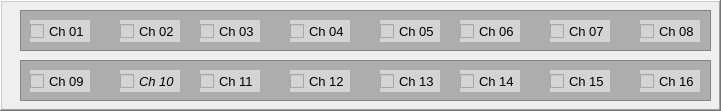
   <widget class="QFrame" name="frame_9">
    <property name="geometry">
     <rect>
      <x>10</x>
      <y>590</y>
      <width>721</width>
      <height>111</height>
     </rect>
    </property>
    <property name="frameShape">
     <enum>QFrame::WinPanel</enum>
    </property>
    <property name="frameShadow">
     <enum>QFrame::Raised</enum>
    </property>
    <property name="lineWidth">
     <number>3</number>
    </property>
    <widget class="QFrame" name="frame_10">
     <property name="geometry">
      <rect>
       <x>20</x>
       <y>10</y>
       <width>691</width>
       <height>41</height>
      </rect>
     </property>
     <property name="styleSheet">
      <string notr="true">background-color: rgb(173, 173, 173);</string>
     </property>
     <property name="frameShape">
      <enum>QFrame::StyledPanel</enum>
     </property>
     <property name="frameShadow">
      <enum>QFrame::Raised</enum>
     </property>
     <widget class="QCheckBox" name="checkBox_ch_1">
      <property name="geometry">
       <rect>
        <x>10</x>
        <y>10</y>
        <width>60</width>
        <height>22</height>
       </rect>
      </property>
      <property name="font">
       <font>
        <pointsize>10</pointsize>
       </font>
      </property>
      <property name="styleSheet">
       <string notr="true">background-color: rgb(212, 212, 212);</string>
      </property>
      <property name="text">
       <string>Ch 01</string>
      </property>
      <property name="checkable">
       <bool>false</bool>
      </property>
     </widget>
     <widget class="QCheckBox" name="checkBox_ch_2">
      <property name="geometry">
       <rect>
        <x>100</x>
        <y>10</y>
        <width>60</width>
        <height>22</height>
       </rect>
      </property>
      <property name="font">
       <font>
        <pointsize>10</pointsize>
       </font>
      </property>
      <property name="styleSheet">
       <string notr="true">background-color: rgb(212, 212, 212);</string>
      </property>
      <property name="text">
       <string>Ch 02</string>
      </property>
      <property name="checkable">
       <bool>false</bool>
      </property>
     </widget>
     <widget class="QCheckBox" name="checkBox_ch_3">
      <property name="geometry">
       <rect>
        <x>180</x>
        <y>10</y>
        <width>60</width>
        <height>22</height>
       </rect>
      </property>
      <property name="font">
       <font>
        <pointsize>10</pointsize>
       </font>
      </property>
      <property name="styleSheet">
       <string notr="true">background-color: rgb(212, 212, 212);</string>
      </property>
      <property name="text">
       <string>Ch 03</string>
      </property>
      <property name="checkable">
       <bool>false</bool>
      </property>
     </widget>
     <widget class="QCheckBox" name="checkBox_ch_4">
      <property name="geometry">
       <rect>
        <x>270</x>
        <y>10</y>
        <width>60</width>
        <height>22</height>
       </rect>
      </property>
      <property name="font">
       <font>
        <pointsize>10</pointsize>
       </font>
      </property>
      <property name="styleSheet">
       <string notr="true">background-color: rgb(212, 212, 212);</string>
      </property>
      <property name="text">
       <string>Ch 04</string>
      </property>
      <property name="checkable">
       <bool>false</bool>
      </property>
     </widget>
     <widget class="QCheckBox" name="checkBox_ch_5">
      <property name="geometry">
       <rect>
        <x>360</x>
        <y>10</y>
        <width>60</width>
        <height>22</height>
       </rect>
      </property>
      <property name="font">
       <font>
        <pointsize>10</pointsize>
       </font>
      </property>
      <property name="styleSheet">
       <string notr="true">background-color: rgb(212, 212, 212);</string>
      </property>
      <property name="text">
       <string>Ch 05</string>
      </property>
      <property name="checkable">
       <bool>false</bool>
      </property>
     </widget>
     <widget class="QCheckBox" name="checkBox_ch_6">
      <property name="geometry">
       <rect>
        <x>440</x>
        <y>10</y>
        <width>60</width>
        <height>22</height>
       </rect>
      </property>
      <property name="font">
       <font>
        <pointsize>10</pointsize>
       </font>
      </property>
      <property name="styleSheet">
       <string notr="true">background-color: rgb(212, 212, 212);</string>
      </property>
      <property name="text">
       <string>Ch 06</string>
      </property>
      <property name="checkable">
       <bool>false</bool>
      </property>
     </widget>
     <widget class="QCheckBox" name="checkBox_ch_7">
      <property name="geometry">
       <rect>
        <x>530</x>
        <y>10</y>
        <width>60</width>
        <height>22</height>
       </rect>
      </property>
      <property name="font">
       <font>
        <pointsize>10</pointsize>
       </font>
      </property>
      <property name="styleSheet">
       <string notr="true">background-color: rgb(212, 212, 212);</string>
      </property>
      <property name="text">
       <string>Ch 07</string>
      </property>
      <property name="checkable">
       <bool>false</bool>
      </property>
     </widget>
     <widget class="QCheckBox" name="checkBox_ch_8">
      <property name="geometry">
       <rect>
        <x>620</x>
        <y>10</y>
        <width>60</width>
        <height>22</height>
       </rect>
      </property>
      <property name="font">
       <font>
        <pointsize>10</pointsize>
       </font>
      </property>
      <property name="styleSheet">
       <string notr="true">background-color: rgb(212, 212, 212);</string>
      </property>
      <property name="text">
       <string>Ch 08</string>
      </property>
      <property name="checkable">
       <bool>false</bool>
      </property>
     </widget>
    </widget>
    <widget class="QFrame" name="frame_11">
     <property name="geometry">
      <rect>
       <x>20</x>
       <y>60</y>
       <width>691</width>
       <height>41</height>
      </rect>
     </property>
     <property name="styleSheet">
      <string notr="true">background-color: rgb(173, 173, 173);</string>
     </property>
     <property name="frameShape">
      <enum>QFrame::StyledPanel</enum>
     </property>
     <property name="frameShadow">
      <enum>QFrame::Raised</enum>
     </property>
     <widget class="QCheckBox" name="checkBox_ch_9">
      <property name="geometry">
       <rect>
        <x>10</x>
        <y>10</y>
        <width>60</width>
        <height>22</height>
       </rect>
      </property>
      <property name="font">
       <font>
        <pointsize>10</pointsize>
       </font>
      </property>
      <property name="styleSheet">
       <string notr="true">background-color: rgb(212, 212, 212);</string>
      </property>
      <property name="text">
       <string>Ch 09</string>
      </property>
      <property name="checkable">
       <bool>false</bool>
      </property>
     </widget>
     <widget class="QCheckBox" name="checkBox_ch_10">
      <property name="geometry">
       <rect>
        <x>100</x>
        <y>10</y>
        <width>60</width>
        <height>22</height>
       </rect>
      </property>
      <property name="font">
       <font>
        <pointsize>10</pointsize>
        <italic>true</italic>
       </font>
      </property>
      <property name="styleSheet">
       <string notr="true">background-color: rgb(212, 212, 212);</string>
      </property>
      <property name="text">
       <string>Ch 10</string>
      </property>
      <property name="checkable">
       <bool>false</bool>
      </property>
     </widget>
     <widget class="QCheckBox" name="checkBox_ch_11">
      <property name="geometry">
       <rect>
        <x>180</x>
        <y>10</y>
        <width>60</width>
        <height>22</height>
       </rect>
      </property>
      <property name="font">
       <font>
        <pointsize>10</pointsize>
       </font>
      </property>
      <property name="styleSheet">
       <string notr="true">background-color: rgb(212, 212, 212);</string>
      </property>
      <property name="text">
       <string>Ch 11</string>
      </property>
      <property name="checkable">
       <bool>false</bool>
      </property>
     </widget>
     <widget class="QCheckBox" name="checkBox_ch_14">
      <property name="geometry">
       <rect>
        <x>440</x>
        <y>10</y>
        <width>60</width>
        <height>22</height>
       </rect>
      </property>
      <property name="font">
       <font>
        <pointsize>10</pointsize>
       </font>
      </property>
      <property name="styleSheet">
       <string notr="true">background-color: rgb(212, 212, 212);</string>
      </property>
      <property name="text">
       <string>Ch 14</string>
      </property>
      <property name="checkable">
       <bool>false</bool>
      </property>
     </widget>
     <widget class="QCheckBox" name="checkBox_ch_15">
      <property name="geometry">
       <rect>
        <x>530</x>
        <y>10</y>
        <width>60</width>
        <height>22</height>
       </rect>
      </property>
      <property name="font">
       <font>
        <pointsize>10</pointsize>
       </font>
      </property>
      <property name="styleSheet">
       <string notr="true">background-color: rgb(212, 212, 212);</string>
      </property>
      <property name="text">
       <string>Ch 15</string>
      </property>
      <property name="checkable">
       <bool>false</bool>
      </property>
     </widget>
     <widget class="QCheckBox" name="checkBox_ch_12">
      <property name="geometry">
       <rect>
        <x>270</x>
        <y>10</y>
        <width>60</width>
        <height>22</height>
       </rect>
      </property>
      <property name="font">
       <font>
        <pointsize>10</pointsize>
       </font>
      </property>
      <property name="styleSheet">
       <string notr="true">background-color: rgb(212, 212, 212);</string>
      </property>
      <property name="text">
       <string>Ch 12</string>
      </property>
      <property name="checkable">
       <bool>false</bool>
      </property>
     </widget>
     <widget class="QCheckBox" name="checkBox_ch_16">
      <property name="geometry">
       <rect>
        <x>620</x>
        <y>10</y>
        <width>60</width>
        <height>22</height>
       </rect>
      </property>
      <property name="font">
       <font>
        <pointsize>10</pointsize>
       </font>
      </property>
      <property name="styleSheet">
       <string notr="true">background-color: rgb(212, 212, 212);</string>
      </property>
      <property name="text">
       <string>Ch 16</string>
      </property>
      <property name="checkable">
       <bool>false</bool>
      </property>
     </widget>
     <widget class="QCheckBox" name="checkBox_ch_13">
      <property name="geometry">
       <rect>
        <x>360</x>
        <y>10</y>
        <width>60</width>
        <height>22</height>
       </rect>
      </property>
      <property name="font">
       <font>
        <pointsize>10</pointsize>
       </font>
      </property>
      <property name="styleSheet">
       <string notr="true">background-color: rgb(212, 212, 212);</string>
      </property>
      <property name="text">
       <string>Ch 13</string>
      </property>
      <property name="checkable">
       <bool>false</bool>
      </property>
     </widget>
    </widget>
   </widget>
